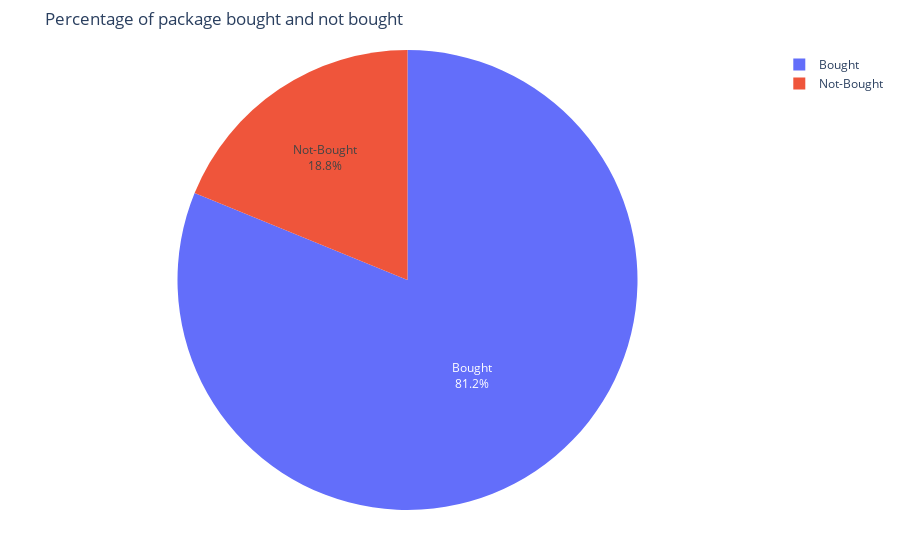

Notebook code for this chart:
### Code cell
percentage = df.ProdTaken.value_counts(normalize=True)*100
pielabels = ["Bought","Not-Bought"]

# Plot PieChart with Ploty library
f1 = px.pie(values= percentage, names= pielabels, title="Percentage of package bought and not bought")
f1.update_traces(textposition="inside", textinfo="percent+label")
f1.update_layout(margin={"r":50,"t":50,"l":50,"b":50})
f1.show()

### Figure 1 — Plotly figure (JSON) as saved in the notebook; plotly's stock layout.template omitted (floating-point values rounded to 4 significant figures)
{"data": [{"domain": {"x": [0, 1], "y": [0, 1]}, "hovertemplate": "label=%{label}<br>value=%{value}<extra></extra>", "labels": ["Bought", "Not-Bought"], "legendgroup": "", "name": "", "showlegend": true, "textinfo": "percent+label", "textposition": "inside", "type": "pie", "values": [81.18, 18.82]}], "layout": {"legend": {"tracegroupgap": 0}, "margin": {"b": 50, "l": 50, "r": 50, "t": 50}, "title": {"text": "Percentage of package bought and not bought"}}}
